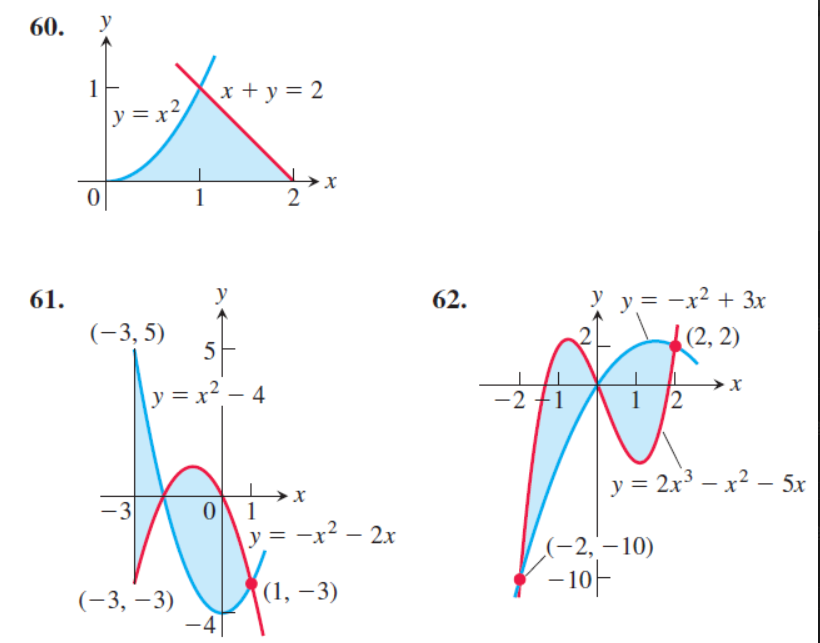
#> input picture ex.png, 820 x 643 px
$ python Convert_to_Grayscale.py
#> lines starting #> are read from the running program, lines starting #| are printed output that depends on the picture
from PIL import Image , ImageOps

img = Image.open("ex.png")
#> img is the input picture: PIL image 820x643 RGBA; mean R, G, B, A 247.3, 248.4, 249.9, 255

gray = ImageOps.grayscale(img)
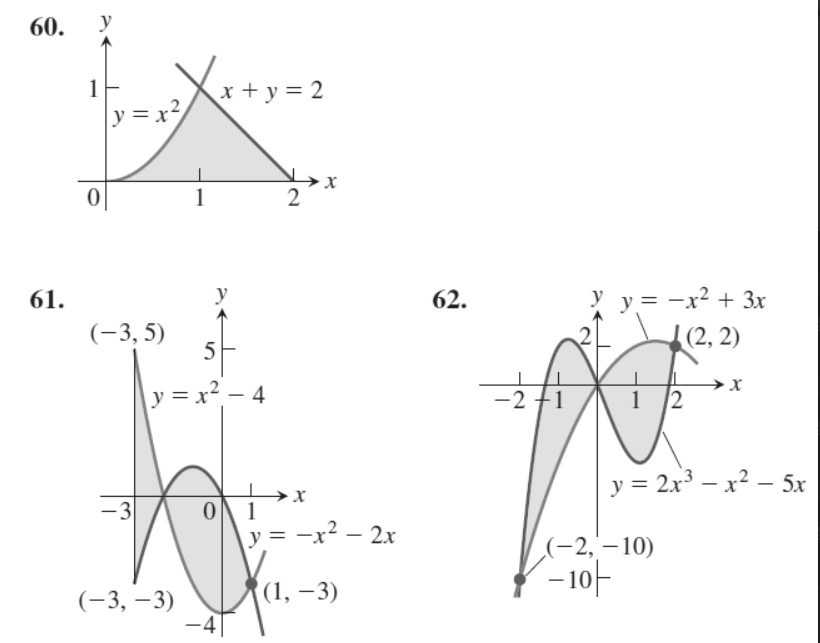
#> gray: PIL image 820x643 L; min 24, max 255, mean 248.2
gray.save("output_grayscale1.png")
